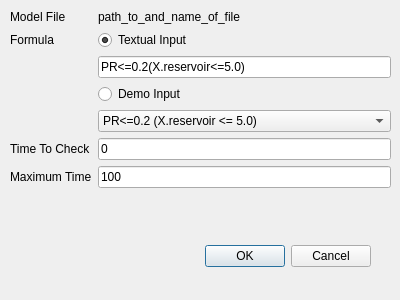
<?xml version="1.0" encoding="UTF-8"?>
<ui version="4.0">
 <class>ModelCheckDialogController</class>
 <widget class="QDialog" name="ModelCheckDialogController">
  <property name="geometry">
   <rect>
    <x>0</x>
    <y>0</y>
    <width>400</width>
    <height>300</height>
   </rect>
  </property>
  <property name="windowTitle">
   <string>STD Configurations</string>
  </property>
  <property name="windowIcon">
   <iconset resource="GUIResources.qrc">
    <normaloff>:/resources/resources/introduction1.png</normaloff>:/resources/resources/introduction1.png</iconset>
  </property>
  <property name="locale">
   <locale language="English" country="UnitedStates"/>
  </property>
  <widget class="QDialogButtonBox" name="buttonBox">
   <property name="geometry">
    <rect>
     <x>30</x>
     <y>240</y>
     <width>341</width>
     <height>32</height>
    </rect>
   </property>
   <property name="orientation">
    <enum>Qt::Horizontal</enum>
   </property>
   <property name="standardButtons">
    <set>QDialogButtonBox::Cancel|QDialogButtonBox::Ok</set>
   </property>
  </widget>
  <widget class="QWidget" name="formLayoutWidget">
   <property name="geometry">
    <rect>
     <x>10</x>
     <y>10</y>
     <width>381</width>
     <height>221</height>
    </rect>
   </property>
   <layout class="QFormLayout" name="formLayout">
    <property name="fieldGrowthPolicy">
     <enum>QFormLayout::AllNonFixedFieldsGrow</enum>
    </property>
    <item row="1" column="0">
     <widget class="QLabel" name="labelModelFile">
      <property name="text">
       <string>Model File</string>
      </property>
     </widget>
    </item>
    <item row="1" column="1">
     <widget class="QLabel" name="labelPathToFile">
      <property name="text">
       <string>path_to_and_name_of_file</string>
      </property>
     </widget>
    </item>
    <item row="3" column="1">
     <widget class="QLineEdit" name="lineEditFormula">
      <property name="enabled">
       <bool>true</bool>
      </property>
      <property name="text">
       <string>PR&lt;=0.2(X.reservoir&lt;=5.0)</string>
      </property>
     </widget>
    </item>
    <item row="5" column="1">
     <widget class="QComboBox" name="comboFormula">
      <item>
       <property name="text">
        <string>PR&lt;=0.2 (X.reservoir &lt;= 5.0)</string>
       </property>
      </item>
      <item>
       <property name="text">
        <string>PR&lt;=0.2 (M.pumpon = 0)</string>
       </property>
      </item>
      <item>
       <property name="text">
        <string>PR&lt;=0.2 (NEG M.pumpon = 0)</string>
       </property>
      </item>
      <item>
       <property name="text">
        <string>PR&lt;=0.2 (M.pumpon = 0 AND X.reservoir &lt;= 5.0)</string>
       </property>
      </item>
      <item>
       <property name="text">
        <string>PR&lt;=0.2 (M.pumpon = 0 U[0,10] X.reservoir &lt;= 5.0)</string>
       </property>
      </item>
      <item>
       <property name="text">
        <string>PR&lt;=0.2 (M.input1on = 1)</string>
       </property>
      </item>
      <item>
       <property name="text">
        <string>PR&lt;=0.2 (X.soft1 &lt;= 0.1)</string>
       </property>
      </item>
      <item>
       <property name="text">
        <string>PR&lt;=0.2 (X.soft1 &lt;= 0.2 AND X.soft1 &lt;= 0.1)</string>
       </property>
      </item>
      <item>
       <property name="text">
        <string>PR&lt;=0.2 (NEG X.soft1 &lt;= 0.1)</string>
       </property>
      </item>
      <item>
       <property name="text">
        <string>PR&lt;=0.2 (NEG M.input1on = 1)</string>
       </property>
      </item>
      <item>
       <property name="text">
        <string>PR&lt;=0.2 (TT)</string>
       </property>
      </item>
      <item>
       <property name="text">
        <string>PR&lt;=0.2 (M.input1on=1 U[0,10] X.soft1&lt;=0.1)</string>
       </property>
      </item>
      <item>
       <property name="text">
        <string>PR&lt;=0.2 ((M.input1on=1 AND X.soft1&lt;=0.1) U[0,10] X.stor2&lt;=0.2)</string>
       </property>
      </item>
     </widget>
    </item>
    <item row="6" column="0">
     <widget class="QLabel" name="labelTTC">
      <property name="enabled">
       <bool>true</bool>
      </property>
      <property name="text">
       <string>Time To Check</string>
      </property>
     </widget>
    </item>
    <item row="6" column="1">
     <widget class="QLineEdit" name="lineEditTTC">
      <property name="enabled">
       <bool>true</bool>
      </property>
      <property name="text">
       <string>0</string>
      </property>
     </widget>
    </item>
    <item row="7" column="0">
     <widget class="QLabel" name="labelMaxTime">
      <property name="enabled">
       <bool>true</bool>
      </property>
      <property name="text">
       <string>Maximum Time</string>
      </property>
     </widget>
    </item>
    <item row="7" column="1">
     <widget class="QLineEdit" name="lineEditMaxTime">
      <property name="enabled">
       <bool>true</bool>
      </property>
      <property name="text">
       <string>100</string>
      </property>
     </widget>
    </item>
    <item row="2" column="1">
     <widget class="QRadioButton" name="radioTextInput">
      <property name="text">
       <string>Textual Input</string>
      </property>
      <property name="checked">
       <bool>true</bool>
      </property>
     </widget>
    </item>
    <item row="2" column="0">
     <widget class="QLabel" name="labelFormula">
      <property name="enabled">
       <bool>true</bool>
      </property>
      <property name="text">
       <string>Formula</string>
      </property>
     </widget>
    </item>
    <item row="4" column="1">
     <widget class="QRadioButton" name="radioDemoInput">
      <property name="text">
       <string>Demo Input</string>
      </property>
     </widget>
    </item>
   </layout>
  </widget>
 </widget>
 <tabstops>
  <tabstop>radioTextInput</tabstop>
  <tabstop>lineEditFormula</tabstop>
  <tabstop>radioDemoInput</tabstop>
  <tabstop>comboFormula</tabstop>
  <tabstop>lineEditTTC</tabstop>
  <tabstop>lineEditMaxTime</tabstop>
  <tabstop>buttonBox</tabstop>
 </tabstops>
 <resources>
  <include location="GUIResources.qrc"/>
 </resources>
 <connections>
  <connection>
   <sender>buttonBox</sender>
   <signal>accepted()</signal>
   <receiver>ModelCheckDialogController</receiver>
   <slot>accept()</slot>
   <hints>
    <hint type="sourcelabel">
     <x>248</x>
     <y>254</y>
    </hint>
    <hint type="destinationlabel">
     <x>157</x>
     <y>274</y>
    </hint>
   </hints>
  </connection>
  <connection>
   <sender>buttonBox</sender>
   <signal>rejected()</signal>
   <receiver>ModelCheckDialogController</receiver>
   <slot>reject()</slot>
   <hints>
    <hint type="sourcelabel">
     <x>316</x>
     <y>260</y>
    </hint>
    <hint type="destinationlabel">
     <x>286</x>
     <y>274</y>
    </hint>
   </hints>
  </connection>
  <connection>
   <sender>lineEditFormula</sender>
   <signal>textEdited(QString)</signal>
   <receiver>radioTextInput</receiver>
   <slot>click()</slot>
   <hints>
    <hint type="sourcelabel">
     <x>347</x>
     <y>82</y>
    </hint>
    <hint type="destinationlabel">
     <x>347</x>
     <y>50</y>
    </hint>
   </hints>
  </connection>
  <connection>
   <sender>comboFormula</sender>
   <signal>currentIndexChanged(int)</signal>
   <receiver>radioDemoInput</receiver>
   <slot>click()</slot>
   <hints>
    <hint type="sourcelabel">
     <x>347</x>
     <y>143</y>
    </hint>
    <hint type="destinationlabel">
     <x>347</x>
     <y>113</y>
    </hint>
   </hints>
  </connection>
 </connections>
</ui>
